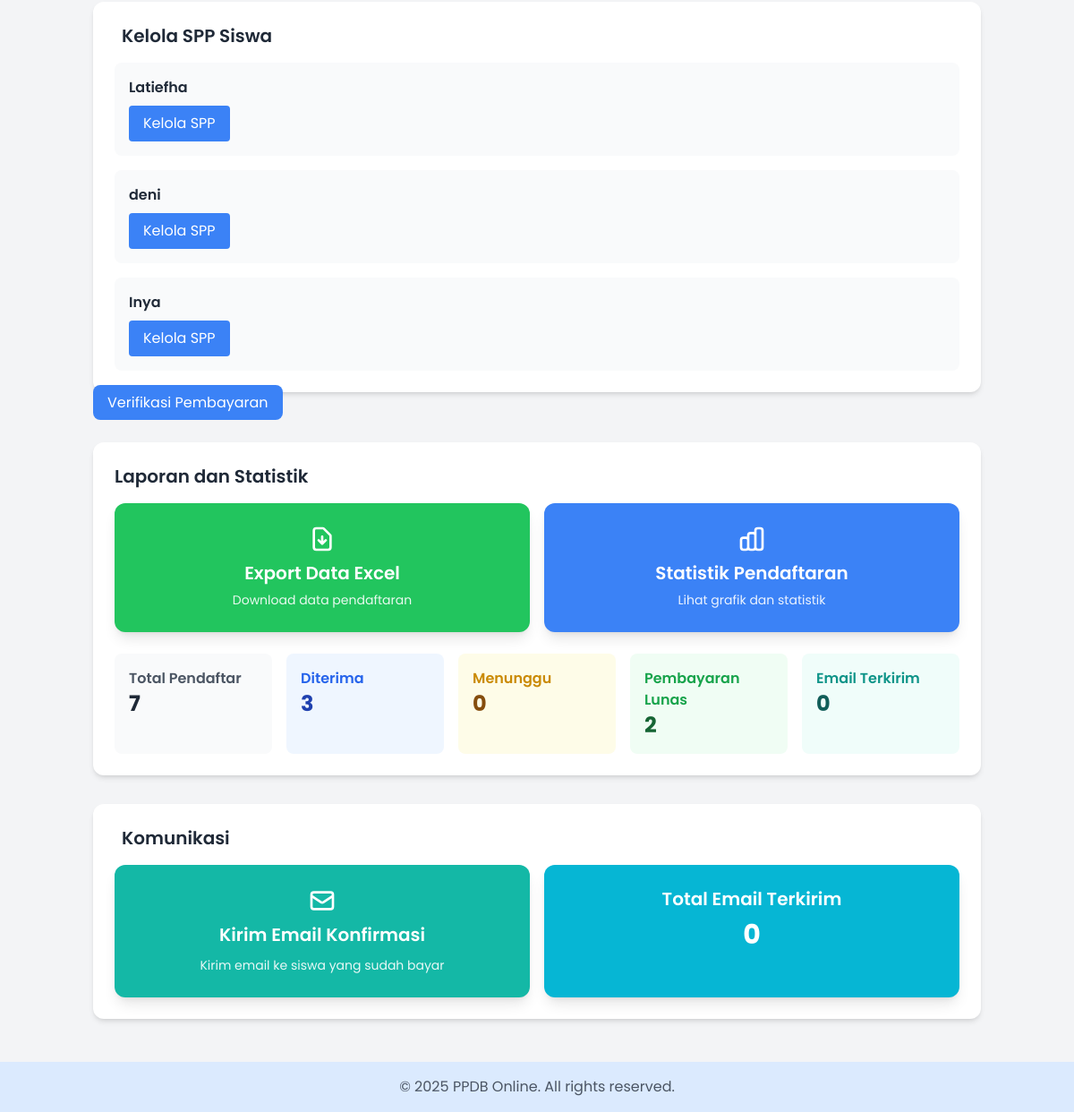
The app's page /admin/dashboard_admin (signed in, lower part), older data.
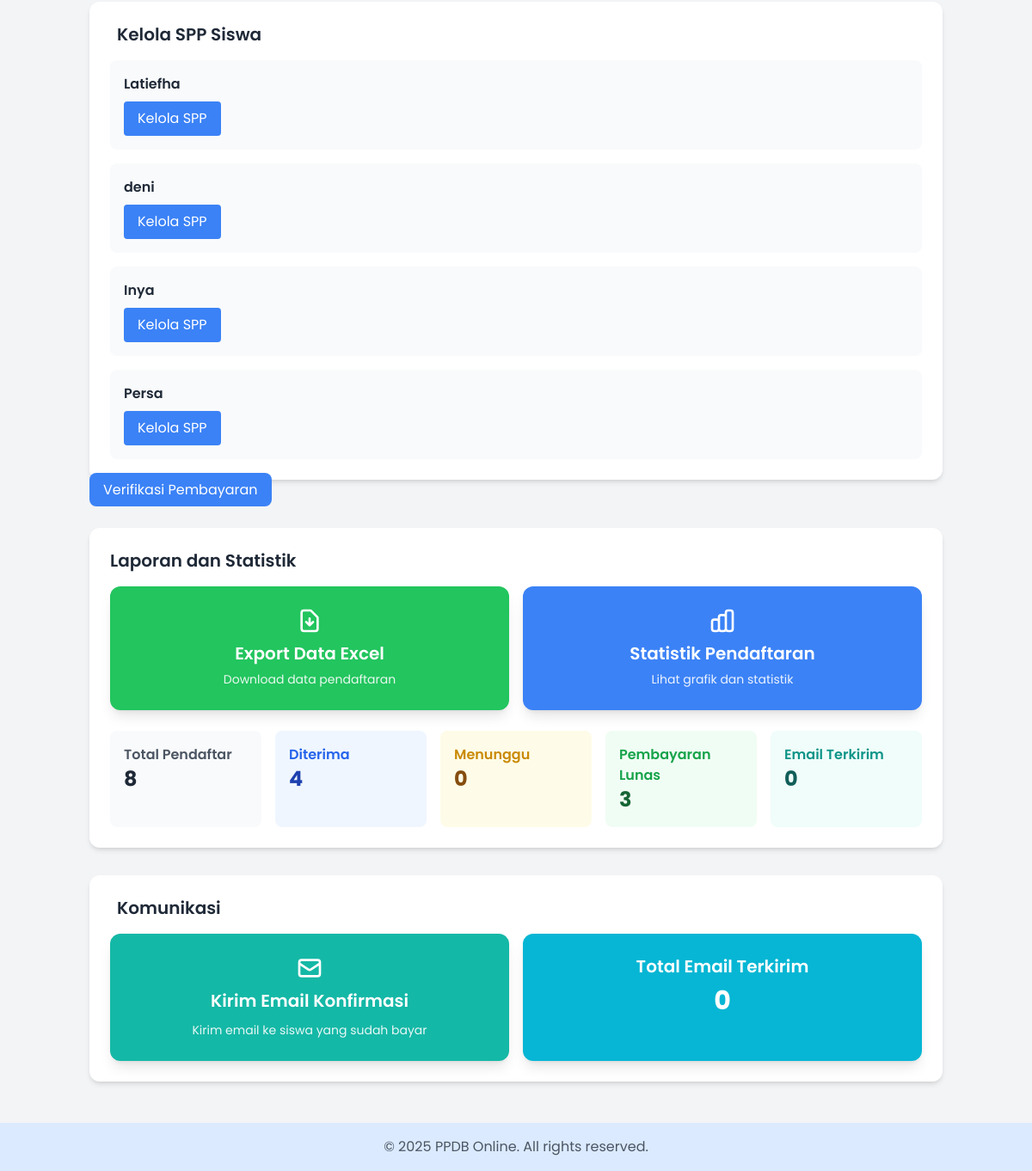
The same page, newer data.
### app/models.py (models this page shows, shortened)
class StudentForm(db.Model):
    __tablename__ = 'student_forms'
    id = db.Column(db.Integer, primary_key=True)
    user_id = db.Column(db.Integer, db.ForeignKey('users.id'), nullable=False)
    full_name = db.Column(db.String(100), nullable=False)
    gender = db.Column(db.String(1), nullable=False)
    birth_place = db.Column(db.String(100), nullable=False)
    birth_date = db.Column(db.Date, nullable=False)
    religion = db.Column(db.String(20), nullable=False)
    nisn = db.Column(db.String(20), nullable=False)
    father_name = db.Column(db.String(100), nullable=False)
    mother_name = db.Column(db.String(100), nullable=False)
    parent_phone = db.Column(db.String(15), nullable=False)
    parent_occupation = db.Column(db.String(100), nullable=False)
    address = db.Column(db.Text, nullable=False)
    previous_school = db.Column(db.String(100), nullable=False)
    achievement_file = db.Column(db.String(255), nullable=True)
    status = db.Column(db.String(20), default='Menunggu')
    payment_proof = db.Column(db.String(255), nullable=True)
    payment_status = db.Column(db.String(20), default='Belum Bayar')
    created_at = db.Column(db.DateTime, default=datetime.utcnow)
    user = db.relationship('User', backref='forms')
    accepted_record = db.relationship('AcceptedStudent', backref='form',
                                    uselist=False, cascade='all, delete-orphan')
    rejected_record = db.relationship('RejectedStudent', backref='form',
                                    uselist=False, cascade='all, delete-orphan')
    spp_payments = db.relationship('PaymentSPP', backref='student',
                                 lazy='dynamic', cascade='all, delete-orphan')

### app/routes/admin.py (the view)
    def wrapper(*args, **kwargs):
        if not current_user.is_authenticated or not current_user.is_admin:
            flash("Anda tidak memiliki akses ke halaman ini.", "danger")
            return redirect(url_for('main.index'))
        return func(*args, **kwargs)

### app/routes/admin.py (called while the page is built)
def admin_required(func):
    def wrapper(*args, **kwargs):
        if not current_user.is_authenticated or not current_user.is_admin:
            flash("Anda tidak memiliki akses ke halaman ini.", "danger")
            return redirect(url_for('main.index'))
        return func(*args, **kwargs)
    wrapper.__name__ = func.__name__
    return wrapper

### app/templates/dashboard_admin.html (shortened to what the changed rows need)
<!DOCTYPE html>
<html lang="id">
<head>
    <script src="https://cdn.tailwindcss.com"></script>
</head>
<body class="bg-gray-100 text-gray-800 min-h-screen flex flex-col">
    <div class="flex-grow container mx-auto px-4 py-12">
        <div class="max-w-6xl mx-auto space-y-8">
            <div class="bg-white p-6 rounded-xl shadow-md">
                <h2 class="text-xl font-semibold text-gray-800 mb-4 px-2">Kelola SPP Siswa</h2>
                <div class="grid grid-cols-1 gap-4">
                    {% if students %}
                        {% for student in students %}
                        <div class="bg-gray-50 p-4 rounded-lg">
                            <p class="font-semibold">{{ student.full_name }}</p>
                            <a href="{{ url_for('admin_bp.spp_payments', student_id=student.id) }}"
                               class="inline-block mt-2 bg-blue-500 text-white px-4 py-2 rounded hover:bg-blue-600">
                                Kelola SPP
                            </a>
                        </div>
                        {% endfor %}
                    {% else %}
                        <p class="text-gray-600">Belum ada siswa yang diterima</p>
                    {% endif %}
                </div>
            </div>
            <div class="bg-white p-6 rounded-xl shadow-md mb-6">
                <h2 class="text-xl font-semibold text-gray-800 mb-4">Laporan dan Statistik</h2>
                <div class="mt-6 grid grid-cols-1 md:grid-cols-5 gap-4">
                    <div class="bg-gray-50 p-4 rounded-lg">
                        <h3 class="font-semibold text-gray-600">Total Pendaftar</h3>
                        <p class="text-2xl font-bold text-gray-800">{{ stats.total.registrations }}</p>
                    </div>
                    <div class="bg-blue-50 p-4 rounded-lg">
                        <h3 class="font-semibold text-blue-600">Diterima</h3>
                        <p class="text-2xl font-bold text-blue-800">{{ stats.total.accepted }}</p>
                    </div>
                    <div class="bg-green-50 p-4 rounded-lg">
                        <h3 class="font-semibold text-green-600">Pembayaran Lunas</h3>
                        <p class="text-2xl font-bold text-green-800">{{ stats.payment.completed }}</p>
                    </div>
                </div>
            </div>
            <div class="bg-white p-6 rounded-xl shadow-md">
                <h2 class="text-xl font-semibold text-gray-800 mb-4 px-2">Komunikasi</h2>
            </div>
        </div>
    </div>
</body>
</html>

Row changes from the older to the newer data that the page shows:
added StudentForm: full_name "Persa"
Text that changed along with them:
{{ stats.total.registrations }}: "7" → "8"
{{ stats.total.accepted }}: "3" → "4"
{{ stats.payment.completed }}: "2" → "3"
